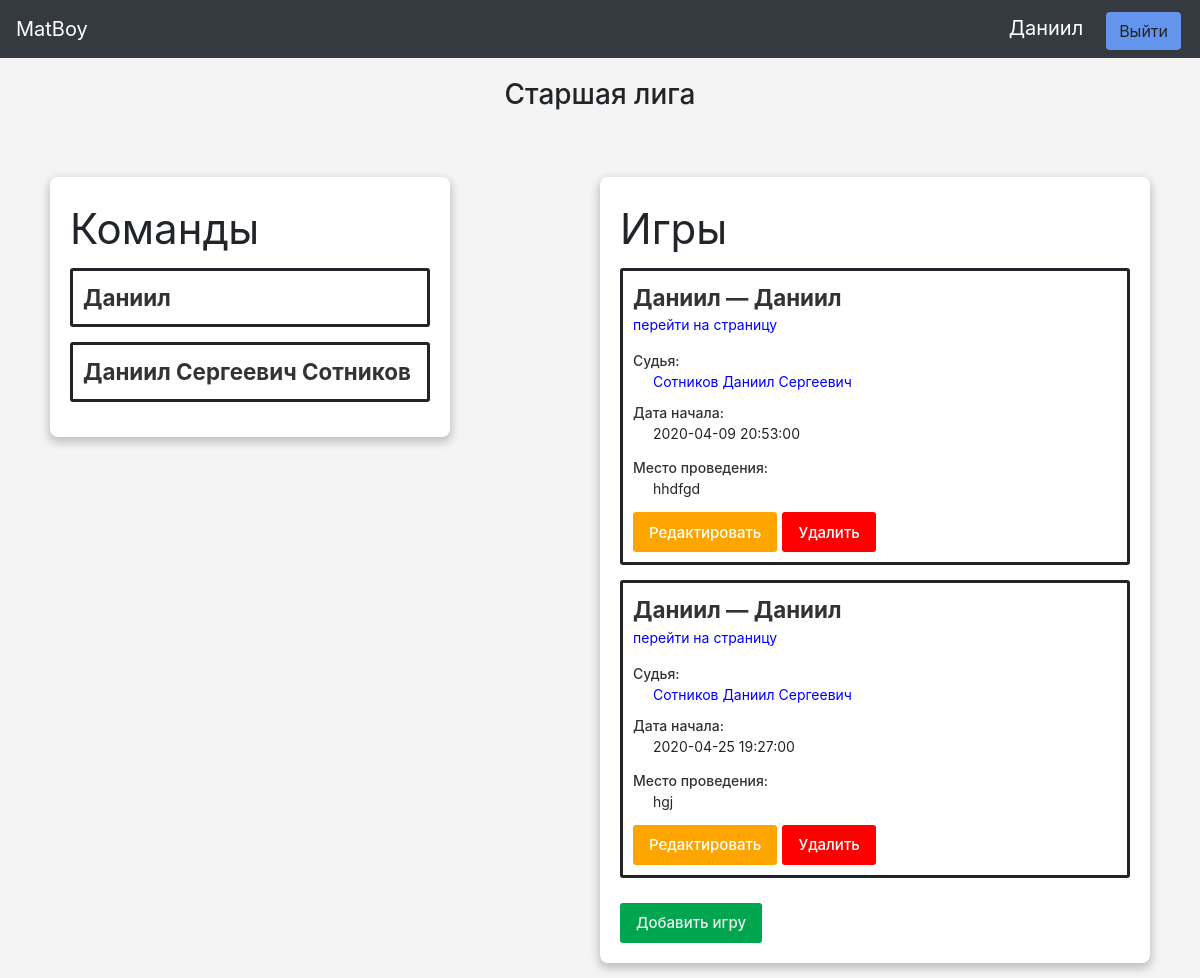
Screenshot of /league_console/1 (signed in) with the database file from the repository.
### data/user.py (models this page shows, shortened)
class User(BaseModel, UserMixin):
    __tablename__ = "users"
    __repr_attrs__ = ["surname", "name"]
    serialize_only = ("id",
                      "name",
                      "surname",
                      "patronymic",
                      "fullname",
                      "city",
                      "birthday",
                      "email",
                      "is_creator",
                      )
    short_serialize_only = ("id",
                            'name',
                            'surname',
                            "fullname",
                            "email"
                            )
    surname = sa.Column(sa.String, nullable=False)
    name = sa.Column(sa.String, nullable=False)
    patronymic = sa.Column(sa.String, nullable=True)
    city = sa.Column(sa.String, nullable=True)
    birthday = sa.Column(sa.Date)
    email = sa.Column(sa.String, index=True, unique=True, nullable=True)
    hashed_password = sa.Column(sa.String, nullable=True)
    is_creator = sa.Column(sa.Boolean, default=False)
    @property
    def fullname(self):
        if self.patronymic:
            return f"{self.surname} {self.name} {self.patronymic}"
        else:
            return f"{self.surname} {self.name}"
    def __str__(self):
        return self.fullname
    @property
    def is_admin(self):
        return self.id == 1

### data/league.py (models this page shows)
class League(BaseModel):
    __tablename__ = "leagues"
    __repr_attrs__ = ["title", "chief"]
    serialize_only = ("id",
                      "title",
                      "description",
                      "chief.id",
                      "chief.email",
                      "chief.fullname",
                      "tournament.id",
                      "tournament.title",
                      "teams.id",
                      "teams.name",
                      )
    title = sa.Column(sa.String, unique=False)
    description = sa.Column(sa.Text, nullable=True)
    chief_id = sa.Column(sa.Integer, sa.ForeignKey("users.id"))
    tournament_id = sa.Column(sa.Integer, sa.ForeignKey("tournaments.id"))
    chief = orm.relationship("User", backref="leagues")
    tournament = orm.relationship("Tournament", backref="leagues")
    def have_permission(self, user) -> bool:
        if user.is_admin or self.chief == user:
            return True
        elif self.tournament.have_permission(user):
            return True
        else:
            return False

### data/team.py (models this page shows, shortened)
class Team(BaseModel):
    __tablename__ = "teams"
    __repr_attrs__ = ["name", "tournament"]
    serialize_only = ("id",
                      "name",
                      "motto",
                      "status",
                      "trainer.id",
                      "trainer.email",
                      "trainer.fullname",
                      "tournament.id",
                      "tournament.title",
                      "league.id",
                      "league.title",
                      )
    name = sa.Column(sa.String)
    motto = sa.Column(sa.String, nullable=True)
    status = sa.Column(sa.Integer, default=1)
    trainer_id = sa.Column(sa.Integer, sa.ForeignKey("users.id"), nullable=True)
    tournament_id = sa.Column(sa.Integer, sa.ForeignKey("tournaments.id"), nullable=True)
    league_id = sa.Column(sa.Integer, sa.ForeignKey("leagues.id"), nullable=True)
    trainer = orm.relationship("User", backref="teams_for_train")
    tournament = orm.relationship("Tournament", backref="teams")
    league = orm.relationship("League", backref="teams")
    players = orm.relationship("User", secondary="users_to_teams", backref="teams")

### data/game.py (models this page shows, shortened)
class Game(BaseModel):
    __tablename__ = "games"
    __repr_attrs__ = ["team1", "team2", "league", "start"]
    serialize_only = ("id",
                      "title",
                      "place",
                      "start",
                      "status",
                      "judge.id",
                      "judge.email",
                      "judge.fullname",
                      "team1.id",
                      "team1.name",
                      "team2.id",
                      "team2.name",
                      "league.id",
                      "league.title",
                      )
    place = sa.Column(sa.String, nullable=True)
    start = sa.Column(sa.DateTime, nullable=True)
    protocol = sa.Column(MutableJson)
    status = sa.Column(sa.Boolean, default=1)
    judge_id = sa.Column(sa.Integer, sa.ForeignKey("users.id"))
    team1_id = sa.Column(sa.Integer, sa.ForeignKey("teams.id"))
    team2_id = sa.Column(sa.Integer, sa.ForeignKey("teams.id"))
    league_id = sa.Column(sa.Integer, sa.ForeignKey("leagues.id"))
    judge = orm.relationship("User", backref="judged_games")
    team1 = orm.relationship("Team", backref="games_1", foreign_keys=[team1_id, ])
    team2 = orm.relationship("Team", backref="games_2", foreign_keys=[team2_id, ])
    league = orm.relationship("League", backref="games")
    @property
    def title(self):
        return f"{self.team1.name} — {self.team2.name}"

### app/web_pages.py (the view)
@blueprint.route("/league_console/<int:league_id>")
@login_required
def league_console(league_id: int):
    session = create_session()
    league = session.query(League).get(league_id)
    if not league:
        abort(404)
    if not league.have_permission(current_user):
        abort(403)
    return render_template("league_console.html", league=league)

### app/web_pages.py (called while the page is built)
@login_manager.user_loader
def load_user(user_id) -> User:
    session = create_session()
    return session.query(User).get(user_id)

### data/db_session.py (called while the page is built)
def create_session() -> Session:
    global __factory
    return __factory()

### templates/league_console.html (shortened to what this page needs)
{% extends 'base.html' %}
{% block main %}
  <main class="container-xl" role="main">
    <div class="title_container">
      <h3 class="page_title">
        {{league.title}}
      </h3>
    </div>
    <div class="box_container box_container-covid">
      <div class="box box-tiny">
        <label class="box-label">
          Команды
        </label>
        {% for team in league.teams if team.status == 2 %}
          <div class="box_item team" id="team-{{team.id}}">
            <label class="box_item-title team-title nested-toggler" for="team_info-{{team.id}}">
              {{team.name}}
            </label>
          </div>
        {% endfor %}
      </div>
      <div class="box box-middle">
        <div id="games">
          <label class="box-label">
            Игры
          </label>
          {% for game in league.games | selectattr("status")
                                      | sort(attribute="status")
                                      | sort(reverse=true, attribute="updated_at") %}
            <div class="box_item game" id="game-{{game.id}}">
              <label class="box_item-title game-title nested-toggler" for="game_info-{{game.id}}">
                {{game.team1.name}} — {{game.team2.name}}
              </label>
              <div class="link_menu">
                <a class="link link-small game-goto" href='/game/{{game.id}}'>
                  перейти на страницу
                </a>
              </div>
              <div class="info_bar game-info" id="game_info-{{game.id}}">
                <label class="label-bold">
                  Судья:
                </label>
                <a class="game-judge link link-shadow info_value like_list"
                    href="/profile/{{game.judge.id}}"
                    title="{{game.judge.email}}">
                  {{game.judge.fullname}}
                </a>
                <label class="label-bold">
                  Дата начала:
                </label>
                <p class="game-start info_value like_list">
                  {{game.start if game.start else "Не определенно"}}
                </p>
                <label class="label-bold">
                  Место проведения:
                </label>
                <p class="game-place info_value like_list">
                  {{game.place if game.place else "Не определенно"}}
                </p>
                <div class="buttons-menu">
                  <button class="button button_warning game-edit">
                    Редактировать
                  </button>
                  <button class="button button_danger game-delete">
                    Удалить
                  </button>
                </div>
              </div>
            </div>
          {% endfor %}
        </div>
        <div class="buttons-menu">
          <button class="button button_success game-add">
            Добавить игру
          </button>
        </div>
      </div>
    </div>
  </main>
{% endblock main %}

### templates/base.html (shortened to what this page needs)
<!DOCTYPE html>
<html lang="en">
  <head>
    {% block head %}
    <link
      rel="stylesheet"
      href="https://stackpath.bootstrapcdn.com/bootstrap/4.4.1/css/bootstrap.min.css"
    />
    <link href="{{url_for('static', filename='node_modules/air-datepicker/dist/css/datepicker.min.css')}}" rel="stylesheet" type="text/css">
    <link rel="stylesheet" type="text/css" href="{{url_for('static', filename='css/style.css')}}" />
    {% endblock head %}
  </head>
  <body>
    {% block header %}
    <header class="">
      <nav class="navbar navbar-dark bg-dark">
        <a class="navbar-brand logo", href="/">MatBoy</a>
        <div class="login_manager">
            {% if current_user.is_authenticated %}
              <a
                class="navbar-brand"
                href="/profile/{{current_user.id}}"
              >
                {{ current_user.name }}
              </a>
              <a class="btn button_primary" onclick="redirectWithStep(event);" href="/logout">
                Выйти
              </a>
            {% endif %}
        </div>
      </nav>
    </header>
    {% endblock header %}
    {% block main %}{% endblock main %}
  </body>
</html>

### static/css/style.css (style rules this page uses)
body { height: 100%; background: #f4f4f4; font-size: 14px; font-weight: normal; font-family: "-apple-system",BlinkMacSystemFont,Arial,sans-serif; }
.link { color: blue !important; }
.buttons-menu { display: flex; justify-content: left; padding-top: 10px; }
.buttons-menu > button { margin-right: 5px; }
.button { -webkit-font-smoothing: antialiased; -moz-osx-font-smoothing: grayscale; display: flex; align-items: center; padding: 0 16px; border-radius: 3px; border: 0; box-shadow: none; height: 40px; line-height: 15px; color: #333; font-size: 15px; font-family: "-apple-system",BlinkMacSystemFont,Arial,sans-serif; font-weight: 500; justify-content: center; text-align: center; cursor: pointer; }
.button_primary { color: #eee; background-color: cornflowerblue; }
.button_success { color: #eee; background-color: #00a550; }
.button_warning { background-color: orange; color: white; }
.button_danger { background-color: red; color: white; }
.label-bold { -webkit-font-smoothing: antialiased; -moz-osx-font-smoothing: grayscale; color: #333; font-weight: 550; margin-top: 10px; margin-bottom: 0; display: inline-block; width: 100%; vertical-align: baseline; }
.login_manager>.btn { color: inherit; margin: 0 3px; }
button, input { overflow: visible; }
.box_container { display: flex; justify-content: center; flex-wrap: wrap-reverse; flex-direction: row; margin: 60px 0px 10px 0px; padding: 0; }
.box_container-covid { justify-content: space-between; }
.box-label { font-size: 3em; width: 100%; }
.box { flex-shrink: 0; flex-grow: 1; background: #fff; box-shadow: 0 4px 8px 2px rgba(0,0,0,0.2); border-radius: 8px; padding: 20px; margin: 5px; box-sizing: border-box; align-self: flex-end; }
.box-tiny { max-width: 400px; }
.box-middle { max-width: 550px; }
.box_item-title { color: #333; font-size: 1.6em; font-family: "-apple-system",BlinkMacSystemFont,Arial,sans-serif; font-weight: 700; width: 100%; margin-bottom: 0; }
.info_bar { margin-top: 5px; }
.title_container { display: flex; flex-direction: column; align-items: center; justify-content: center; margin-bottom: 10px; margin-top: 20px; }
.page_title { margin: 0 6px 0 6px; }
.box_item { padding: 10px; margin-bottom: 15px; border-radius: 3px; border-style: solid; }
.like_list { padding: 0 20px; width: 100%; box-sizing: border-box; display: block; }
.info_bar p { margin-bottom: 3px; }

### rows the page displays
User: name "Даниил"
League: title "Старшая лига"
Team: name "Даниил"
Team: name "Даниил Сергеевич Сотников"
Game: team1.name "Даниил", team2.name "Даниил", judge.fullname "Сотников Даниил Сергеевич", start "2020-04-09 20:53:00", place "hhdfgd"
Game: team1.name "Даниил", team2.name "Даниил", judge.fullname "Сотников Даниил Сергеевич", start "2020-04-25 19:27:00", place "hgj"
